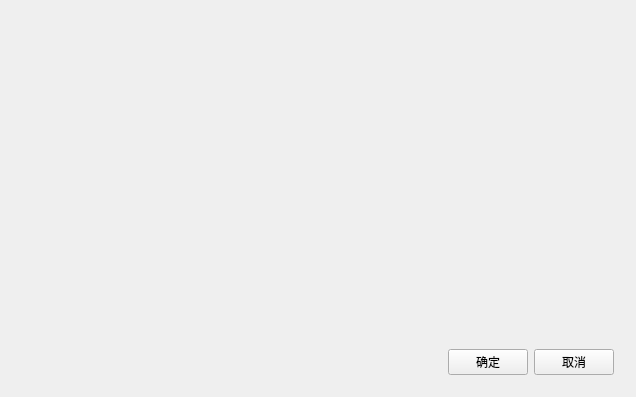
<?xml version="1.0" encoding="UTF-8"?>
<ui version="4.0">
 <class>DlgAddGroupMember</class>
 <widget class="QWidget" name="DlgAddGroupMember">
  <property name="geometry">
   <rect>
    <x>0</x>
    <y>0</y>
    <width>636</width>
    <height>397</height>
   </rect>
  </property>
  <property name="windowTitle">
   <string>邀请</string>
  </property>
  <layout class="QVBoxLayout" name="verticalLayout_2">
   <item>
    <widget class="SelectMembersWidget" name="selectWidget" native="true"/>
   </item>
   <item>
    <widget class="QWidget" name="opWidget" native="true">
     <property name="sizePolicy">
      <sizepolicy hsizetype="Preferred" vsizetype="Fixed">
       <horstretch>0</horstretch>
       <verstretch>0</verstretch>
      </sizepolicy>
     </property>
     <layout class="QHBoxLayout" name="horizontalLayout">
      <item>
       <spacer name="horizontalSpacer">
        <property name="orientation">
         <enum>Qt::Horizontal</enum>
        </property>
        <property name="sizeHint" stdset="0">
         <size>
          <width>393</width>
          <height>20</height>
         </size>
        </property>
       </spacer>
      </item>
      <item>
       <widget class="QPushButton" name="btnOk">
        <property name="text">
         <string>确定</string>
        </property>
       </widget>
      </item>
      <item>
       <widget class="QPushButton" name="btnCancel">
        <property name="text">
         <string>取消</string>
        </property>
       </widget>
      </item>
     </layout>
    </widget>
   </item>
  </layout>
 </widget>
 <layoutdefault spacing="6" margin="11"/>
 <customwidgets>
  <customwidget>
   <class>SelectMembersWidget</class>
   <extends>QWidget</extends>
   <header>SelectMembersWidget.h</header>
   <container>1</container>
  </customwidget>
 </customwidgets>
 <resources/>
 <connections/>
</ui>
